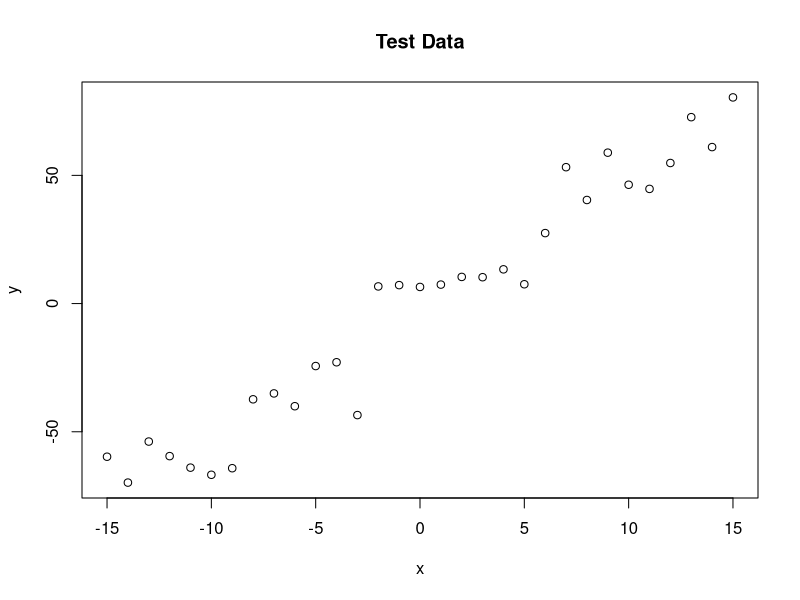
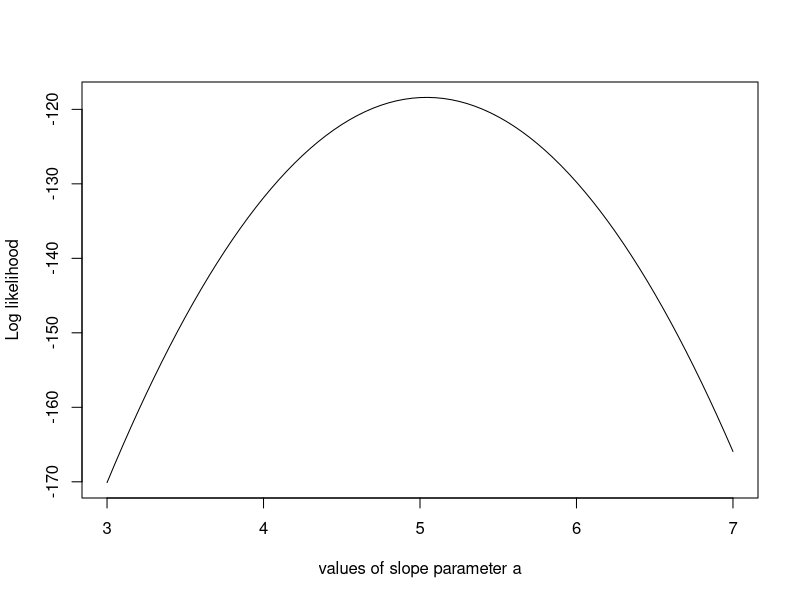
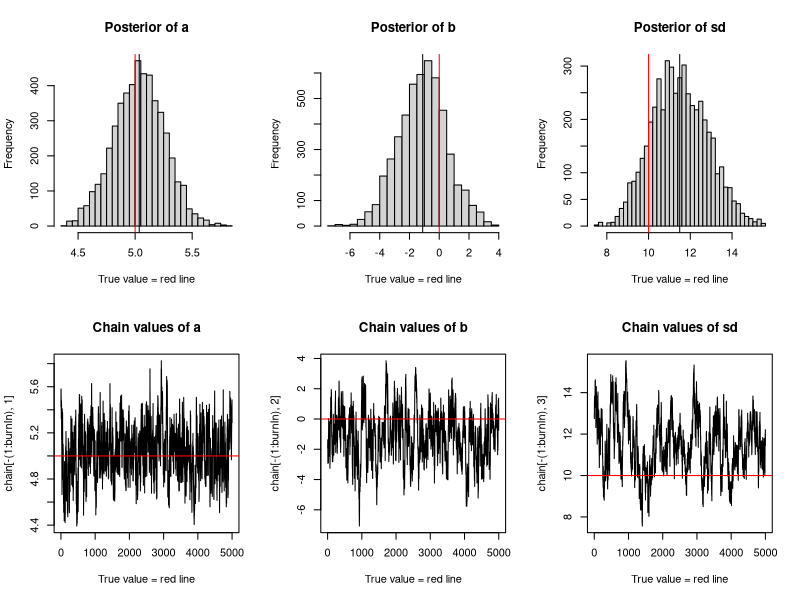

R code for these plots, in order:
trueA <- 5 #setting up parameters for the linear model ax+b+N=y, here is to assign value to a
trueB <- 0 #assign value to b
trueSd <- 10 #assign value to the standard deviation of the error for the linear model
sampleSize <- 31 #assign a sample size

# create independent x-values 
x <- (-(sampleSize-1)/2):((sampleSize-1)/2) #create x with symmetric around zero
# create dependent values according to ax + b + N(0,sd)
#generate y according to the parameters we defined and the range of x we selected, N is from a normal distribuiton N(0,sd)
y <- trueA * x + trueB + rnorm(n=sampleSize,mean=0,sd=trueSd) 


plot(x,y, main="Test Data") #do a scatter plot of x and y

#write a function that calculate the likelihood of us observing the data, given the parameters of the linear model
likelihood <- function(param){ #make a function called likelihood with input vector 'param'
  a = param[1] #a=the first number in vector param
  b = param[2] #b=the second number in vector param
  sd = param[3] #sd=the third number in vector param
  
  pred = a*x + b #calculate the predicted value of y using the given parameters a and b
  #making the probability density function (in logarithm) of the deviation between true y and predicted y.
  singlelikelihoods = dnorm(y, mean = pred, sd = sd, log = T) 
  sumll = sum(singlelikelihoods) #sum up the values to obtain the overall likelihood (equals the logarithm of their product)
  return(sumll) #return the overall likelihood
}

# Example: plot the likelihood profile of the slope a
#make function 'slopevalue' which given a slope x, return the overall likelihood 
slopevalues <- function(x){return(likelihood(c(x, trueB, trueSd)))}
slopelikelihoods <- lapply(seq(3, 7, by=.05), slopevalues ) #give x a range of values to put in the function 'slopevalue'
#plot x vs the overall likelihood calculated
plot (seq(3, 7, by=.05), slopelikelihoods , type="l", xlab = "values of slope parameter a", ylab = "Log likelihood")

# Prior distribution
prior <- function(param){ #make a function called prior to specify the prior distribution for the parameters
  a = param[1] #a will be the first number in vector 'param'
  b = param[2] #b will be the second number in vector 'param'
  sd = param[3] #c will be the third number in vector 'param'
  aprior = dunif(a, min=0, max=10, log = T) #specify the prior distribution of a to be a uniform distribution from 0-10
  bprior = dnorm(b, sd = 5, log = T) #specify the prior distribution of b to be a normal distribution with b as mean, sd=5
  sdprior = dunif(sd, min=0, max=30, log = T) #specify the prior distribution of sd to be a uniform distribution from 0-30
  return(aprior+bprior+sdprior) #return the sum of their probabilities in logarithms
}

posterior <- function(param){ #make a function called posterior that will take in the a vector consisting all parameters 
  return (likelihood(param) + prior(param)) #posterior distribution equals to the product of likelihood and prior
  #since both distributions are in logarithms, simple take the sum to get posterior
}


######## Metropolis algorithm ################

proposalfunction <- function(param){ #set up a proposal function that will take in a vector that contains its parameter
  return(rnorm(3,mean = param, sd= c(0.1,0.5,0.3))) #return 3 observations of random deviates with specified mean and sd
}

run_metropolis_MCMC <- function(startvalue, iterations){ #set up the function that takes two parameters, startvalue and iterations
  chain = array(dim = c(iterations+1,3)) #create a matrix chain that has iterations+1 rows and 3 columns
  chain[1,] = startvalue #set the first row of chain equals to startvalue
  for (i in 1:iterations){ #for each i from 1 to number of iterations
    proposal = proposalfunction(chain[i,]) #proposal equals the result of the proposalfunction with the first row of chain as input
    
    probab = exp(posterior(proposal) - posterior(chain[i,])) #calculate the acceptance probability
    if (runif(1) < probab){ #if the acceptance probability is larger than the probability r generated from the uniform distribution
      chain[i+1,] = proposal #jump the value from the previous one to the new proposed value
    }else{
      chain[i+1,] = chain[i,] #otherwise, stay at the old value
    }
  }
  return(chain) #after completing the iterations, return chain
}

startvalue = c(4,0,10) #specified the starting values
chain = run_metropolis_MCMC(startvalue, 10000) #calculate chain value using the function with the startvalue and 10K iterations

burnIn = 5000 #set burnIn to 5000
acceptance = 1-mean(duplicated(chain[-(1:burnIn),])) #calculate the acceptance rate after discarding the biased results


### Summary: #######################

par(mfrow = c(2,3)) #setting the plots to be displayed in two rows and 3 columns
hist(chain[-(1:burnIn),1],nclass=30, , main="Posterior of a", xlab="True value = red line" ) #histogram of posterior a
abline(v = mean(chain[-(1:burnIn),1])) #add a line of the mean value of posterior a
abline(v = trueA, col="red" ) #add a red line of the value of true A
hist(chain[-(1:burnIn),2],nclass=30, main="Posterior of b", xlab="True value = red line") #histogram of posterior b
abline(v = mean(chain[-(1:burnIn),2])) #add a line at mean of posterior b
abline(v = trueB, col="red" ) #add a red line of the value of true B
hist(chain[-(1:burnIn),3],nclass=30, main="Posterior of sd", xlab="True value = red line") #histogram of posterior sd
abline(v = mean(chain[-(1:burnIn),3]) ) #add a line of the mean of posterior sd
abline(v = trueSd, col="red" ) #add a red line of the value of true Sd

#plot to show how posterior a value jumped throughout iterations
plot(chain[-(1:burnIn),1], type = "l", xlab="True value = red line" , main = "Chain values of a", ) 
abline(h = trueA, col="red" ) #add a red line of the value of trueA
#plot to show how posterior b value jumped throughout iterations
plot(chain[-(1:burnIn),2], type = "l", xlab="True value = red line" , main = "Chain values of b", )
abline(h = trueB, col="red" ) #add a red line of the value of trueB
#plot to show how posterior sd value jumped throughout iterations
plot(chain[-(1:burnIn),3], type = "l", xlab="True value = red line" , main = "Chain values of sd", )
abline(h = trueSd, col="red" ) #add a red line of the value of trueSd

# for comparison:
summary(lm(y~x)) #a summary of the linear regression with x regressed onto y.